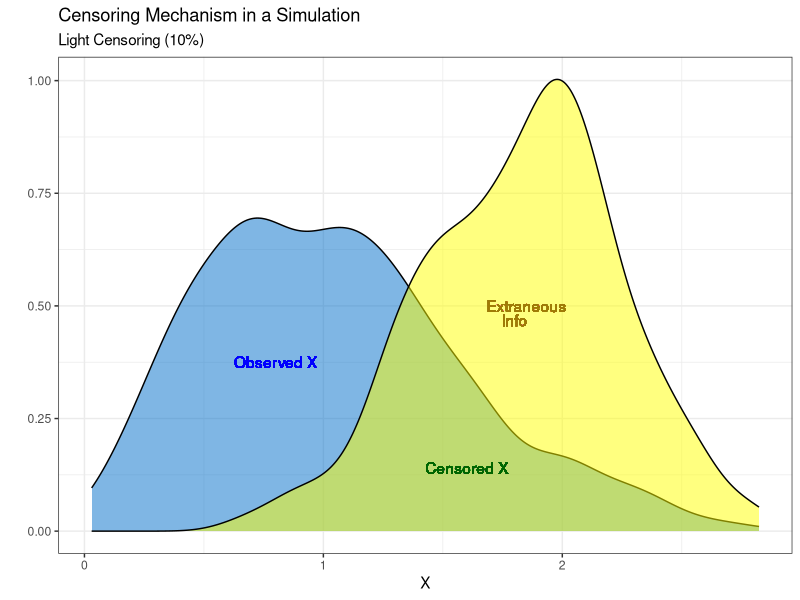
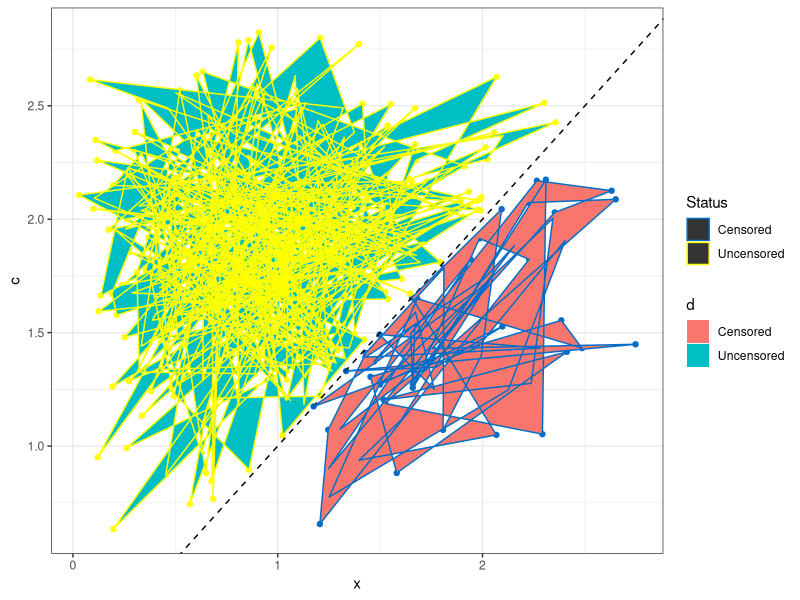
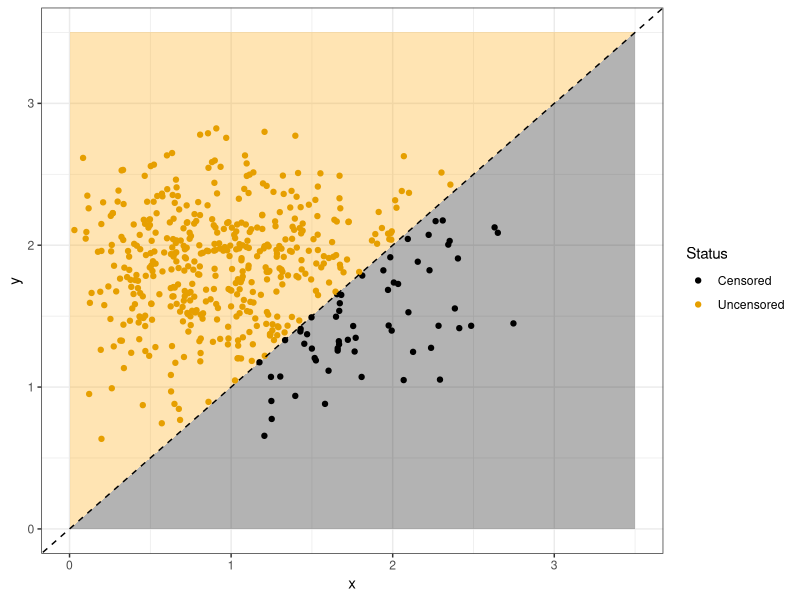
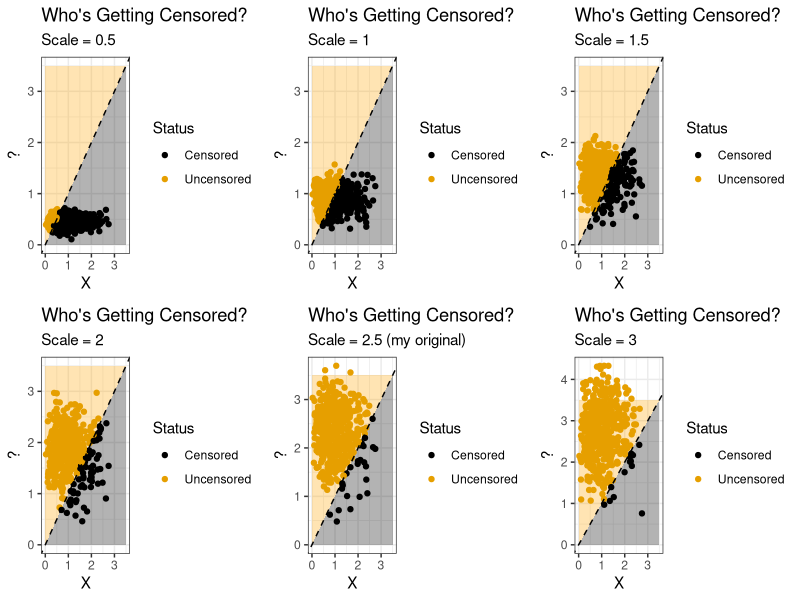

Recreate these plots in R, in order.

# This script generates a plot to explain the censoring mechanism in the simulations.

set.seed(12623) #day Ashley first wrote the plot
library(tidyverse)
library(ggthemes)
library(gridExtra)

n <- 500
x <- rweibull(n = n, shape = 2, scale = 1.2) #to be censored covariate
e <- rnorm(n = n, mean = 0, sd = 1) #random error
y <- 1 + 0.5 * x + e #continuous outcome
c <- rweibull(n = n, shape = 5, scale = 2)
d <- as.numeric(x <= c) 


toy <- data.frame(x,y,c,d)

1 - mean(toy$d) #10% censored

toy %>% ggplot() +
  geom_density(aes(x = x), 
               fill = "#006ec9", 
               alpha = 0.5) +
  geom_density(aes(x = c), 
               fill = "yellow", 
               alpha = 0.5) +
  geom_text(x = 0.8, y = 0.375, 
            label="Observed X",
            color = "blue") +
  geom_text(x = 1.85, y = 0.5,
            label = "Extraneous",
            color = "#9f7a06") + 
  geom_text(x = 1.8, y = 0.468,
            label = "Info",
            color = "#9f7a06") + 
  geom_text(x = 1.6, y = 0.14,
            label = "Censored X",
            color = "darkgreen") + 
  theme_bw() +
  labs(title = "Censoring Mechanism in a Simulation",
       subtitle = "Light Censoring (10%)",
       x = "X",
       y = "")
 
# Sarah's added plot #1 (this one does the fun *pop* art)
toy %>% 
  mutate(d = factor(x = d, levels = c(0, 1), 
                    labels = c("Censored", "Uncensored"))) %>%
  ggplot(aes(x = x, y = c, col = d)) + 
  geom_point() + 
  geom_abline(slope = 1, linetype = 2) +
  theme_bw() + 
  scale_color_manual(name = "Status", 
                     values = c("#006ec9", "yellow")) + 
  geom_polygon(aes(fill = d))

# Sarah's added plot #2 (this one is boring but more informative)
toy %>% 
  mutate(d = factor(x = d, levels = c(0, 1), 
                    labels = c("Censored", "Uncensored"))) %>%
  ggplot() + 
  geom_polygon(data = data.frame(x = c(0, 0, 3.5), y = c(0, 3.5, 3.5)), aes(x = x, y = y), fill = "orange", alpha = 0.3) +
  geom_polygon(data = data.frame(x = c(0, 3.5, 3.5), y = c(0, 0, 3.5)), aes(x = x, y = y), fill = "black", alpha = 0.3) +
  geom_point(aes(x = x, y = c, col = d)) + 
  geom_abline(slope = 1, linetype = 2) +
  theme_bw() + ggthemes::scale_colour_colorblind(name = "Status") 


#Ashley's riff off of Sarah's plot #2: varied censoring mechanisms
grid_toy <- data.frame(x,y)
censor_levels <- seq(from = 0.5, to = 3, by = 0.5) #set range of scale parameters
for(i in censor_levels) {
  new_censor <- rweibull(n = n, shape = 5, scale = i)
  grid_toy <- cbind(grid_toy, new_censor)
}

colnames(grid_toy) <- c("x", "y", "c1", "c2", "c3", "c4", "c5", "c6") #to counteract my hacky way of appending
grid_toy <- grid_toy %>% #to add event indicators
  mutate(d1 = as.numeric(x <= c1),
         d2 = as.numeric(x <= c2),
         d3 = as.numeric(x <= c3),
         d4 = as.numeric(x <= c4),
         d5 = as.numeric(x <= c5),
         d6 = as.numeric(x <= c6))

grid_toy <- grid_toy %>% 
  mutate(d1 = factor(x = d1, levels = c(0, 1), 
                    labels = c("Censored", "Uncensored")),
         d2 = factor(x = d2, levels = c(0, 1), 
                     labels = c("Censored", "Uncensored")),
         d3 = factor(x = d3, levels = c(0, 1), 
                     labels = c("Censored", "Uncensored")),
         d4 = factor(x = d4, levels = c(0, 1), 
                     labels = c("Censored", "Uncensored")),
         d5 = factor(x = d5, levels = c(0, 1), 
                     labels = c("Censored", "Uncensored")),
         d6 = factor(x = d6, levels = c(0, 1), 
                     labels = c("Censored", "Uncensored")))  #to relabel event indicators
  
plot1 <- grid_toy %>% ggplot() +
  geom_polygon(data = data.frame(x = c(0, 0, 3.5), y = c(0, 3.5, 3.5)), aes(x = x, y = y), fill = "orange", alpha = 0.3) +
  geom_polygon(data = data.frame(x = c(0, 3.5, 3.5), y = c(0, 0, 3.5)), aes(x = x, y = y), fill = "black", alpha = 0.3) +
  geom_point(aes(x = x, y = c1, col = d1)) + 
  geom_abline(slope = 1, linetype = 2) +
  theme_bw() + ggthemes::scale_colour_colorblind(name = "Status") +
  labs(x = "X", y = "?", title = "Who's Getting Censored?", subtitle = "Scale = 0.5")

plot2 <- grid_toy %>% ggplot() +
  geom_polygon(data = data.frame(x = c(0, 0, 3.5), y = c(0, 3.5, 3.5)), aes(x = x, y = y), fill = "orange", alpha = 0.3) +
  geom_polygon(data = data.frame(x = c(0, 3.5, 3.5), y = c(0, 0, 3.5)), aes(x = x, y = y), fill = "black", alpha = 0.3) +
  geom_point(aes(x = x, y = c2, col = d2)) + 
  geom_abline(slope = 1, linetype = 2) +
  theme_bw() + ggthemes::scale_colour_colorblind(name = "Status") +
  labs(x = "X", y = "?", title = "Who's Getting Censored?", subtitle = "Scale = 1")

plot3 <- grid_toy %>% ggplot() +
  geom_polygon(data = data.frame(x = c(0, 0, 3.5), y = c(0, 3.5, 3.5)), aes(x = x, y = y), fill = "orange", alpha = 0.3) +
  geom_polygon(data = data.frame(x = c(0, 3.5, 3.5), y = c(0, 0, 3.5)), aes(x = x, y = y), fill = "black", alpha = 0.3) +
  geom_point(aes(x = x, y = c3, col = d3)) + 
  geom_abline(slope = 1, linetype = 2) +
  theme_bw() + ggthemes::scale_colour_colorblind(name = "Status") +
  labs(x = "X", y = "?", title = "Who's Getting Censored?", subtitle = "Scale = 1.5")

plot4 <- grid_toy %>% ggplot() +
  geom_polygon(data = data.frame(x = c(0, 0, 3.5), y = c(0, 3.5, 3.5)), aes(x = x, y = y), fill = "orange", alpha = 0.3) +
  geom_polygon(data = data.frame(x = c(0, 3.5, 3.5), y = c(0, 0, 3.5)), aes(x = x, y = y), fill = "black", alpha = 0.3) +
  geom_point(aes(x = x, y = c4, col = d4)) + 
  geom_abline(slope = 1, linetype = 2) +
  theme_bw() + ggthemes::scale_colour_colorblind(name = "Status") +
  labs(x = "X", y = "?", title = "Who's Getting Censored?", subtitle = "Scale = 2")

plot5 <- grid_toy %>% ggplot() +
  geom_polygon(data = data.frame(x = c(0, 0, 3.5), y = c(0, 3.5, 3.5)), aes(x = x, y = y), fill = "orange", alpha = 0.3) +
  geom_polygon(data = data.frame(x = c(0, 3.5, 3.5), y = c(0, 0, 3.5)), aes(x = x, y = y), fill = "black", alpha = 0.3) +
  geom_point(aes(x = x, y = c5, col = d5)) + 
  geom_abline(slope = 1, linetype = 2) +
  theme_bw() + ggthemes::scale_colour_colorblind(name = "Status") +
  labs(x = "X", y = "?", title = "Who's Getting Censored?", subtitle = "Scale = 2.5 (my original)")

plot6 <- grid_toy %>% ggplot() +
  geom_polygon(data = data.frame(x = c(0, 0, 3.5), y = c(0, 3.5, 3.5)), aes(x = x, y = y), fill = "orange", alpha = 0.3) +
  geom_polygon(data = data.frame(x = c(0, 3.5, 3.5), y = c(0, 0, 3.5)), aes(x = x, y = y), fill = "black", alpha = 0.3) +
  geom_point(aes(x = x, y = c6, col = d6)) + 
  geom_abline(slope = 1, linetype = 2) +
  theme_bw() + ggthemes::scale_colour_colorblind(name = "Status") +
  labs(x = "X", y = "?", title = "Who's Getting Censored?", subtitle = "Scale = 3")

grid.arrange(plot1, plot2, plot3, plot4, plot5, plot6, nrow = 2) #might want to plot zoom to see it
#the takeaway: as the scale parameter of the Weibull distribution increases, less data is censored.
